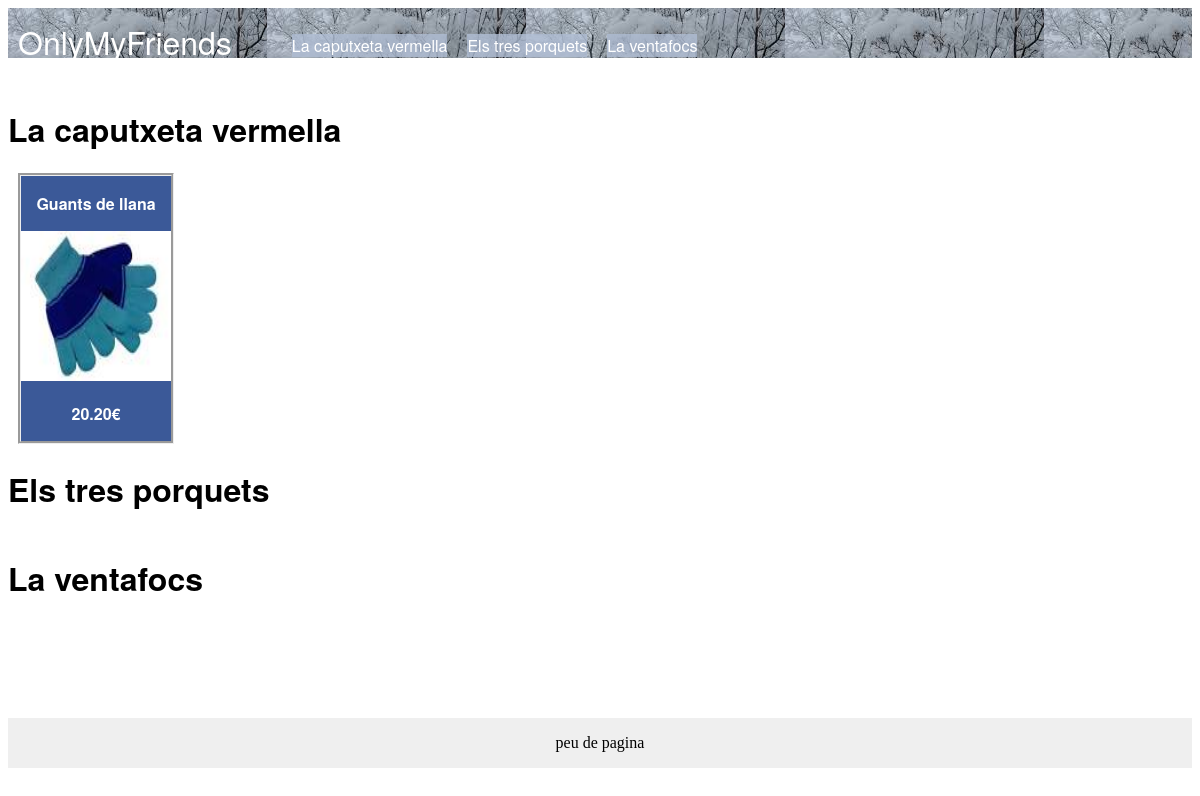
Before: / with the older database file.
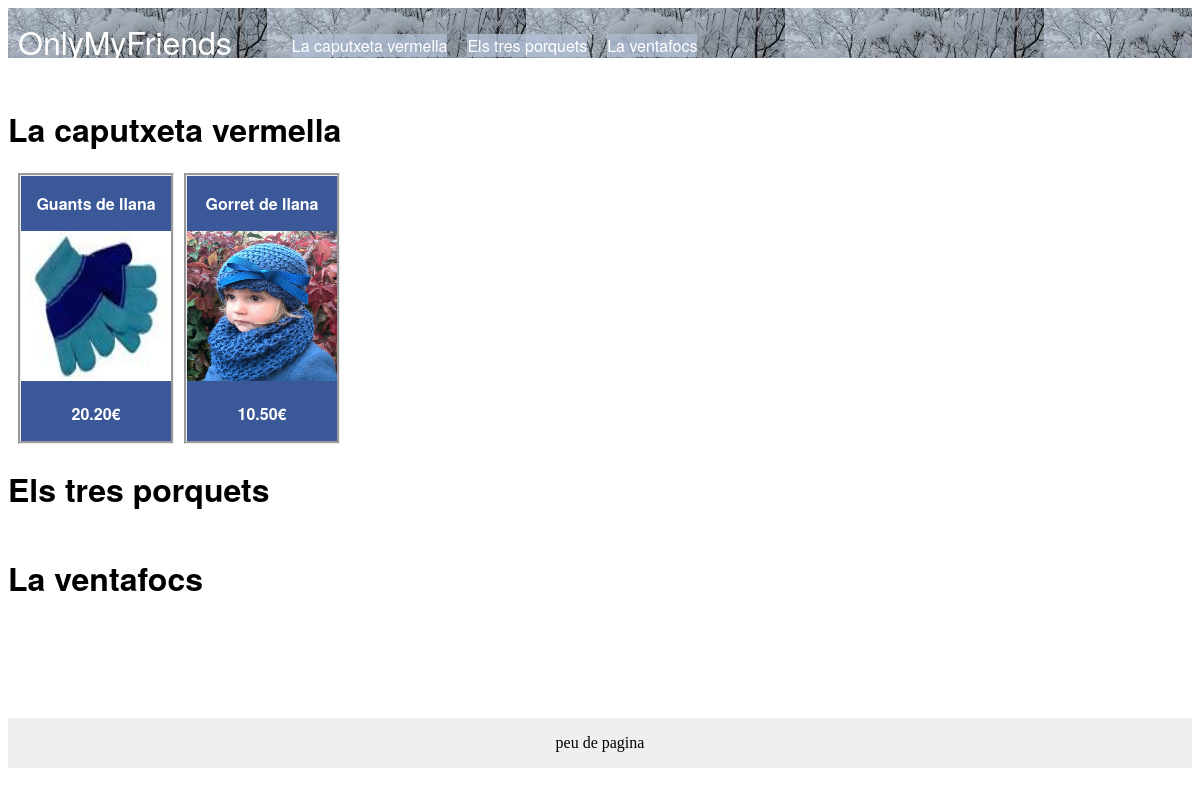
After: the same page with the newer database file.
### shop/models.py (models this page shows, shortened)
class Category(models.Model):
    category_father = models.ForeignKey('self', null=True, blank=True, default = None)
    video = models.ForeignKey(Video, null=True, blank=True, default = None)
    name = models.CharField(max_length=150)
    img = models.ImageField(upload_to='/uploads/images/categories/<category_id>/', blank=True, null=True)

class Product(models.Model):
    STATUS_CHOICES = [('active', 'active'), ('inactive', 'inactive')]
    OPTIONS_PUB = [('published', 'published'), ('no published', 'no published')]
    SIZE_OPTIONS = [('XS','XS'),('S','S'),('M','M'),('L','L'),('XL','XL'),('XXL','XXL')]
    featured = models.BooleanField(default=True)
    published = models.CharField(max_length=50, choices = OPTIONS_PUB, default='published')
    name = models.CharField(max_length=200)
    description = models.TextField()
    price = models.DecimalField(max_digits=6, decimal_places=2)
    color = models.CharField(max_length=50)
    size = models.CharField(max_length = 10, choices = SIZE_OPTIONS)
    status = models.CharField(max_length=50, choices=STATUS_CHOICES)
    category = models.ForeignKey(Category)
    img = models.ImageField(upload_to='images/products/', blank=True, null=True)
    pub_date = models.DateTimeField(auto_now_add=True, blank=True)

### shop/views.py (the view)
# urls.py: url(r'^$', views.index, name='index'),
def index(request):
    try:
        products = Product.objects.all().filter(featured=True, published='published')
        category = Category.objects.all()
    except:
        raise Http404('Cap producte Disponible')
    return render(request, 'products/index.html',{'products':products,'categories':category})

### templates/products/index.html
{% extends "layout.html" %}
{% block body %}
{% load staticfiles %}
	{% for category in categories %}
         <h1 class="">{{category.name}}</h1>
         <section id="containerCol">
         {% for product in products %}
                {% if product.category.name == category.name %}
                    <article class="products"><p>{{ product.name }}</p>{% if product.img %} <img src='{{ product.img.url }}' width="150px" height="150px" alt="imatge del producte"/> {% endif %}
                        <p>{{product.price}}€</p>
                    </article>
                {% endif %}
            {% endfor %}
        </section>
	{% endfor %}
{% endblock %}

### templates/layout.html (shortened to what this page needs)
<!DOCTYPE html>
<html>
<head>
{% load staticfiles %}
<link rel="stylesheet" type="text/css" href="{% static "css/layout.css" %}">
</head>
<header>
	{% block header %}
        <div id="title"><a href="/">OnlyMyFriends</a></div>
		<div id="navlist">
		<ul>
		{% for category in categories %}
			<li> <a href="/shop/category/{{category.pk}}">{{category.name}}</a></li>
		{% endfor %}
		</ul>
	</div>
	{% endblock %}
</header>
<body>
	<div id="main">
		{% block body %}
		{% endblock %}
	</div>
</body>
<footer>
	{% block footer%}
		peu de pagina
	{% endblock %}
</footer>
</html>

### shop/static/css/layout.css (style rules this page uses)
#title { color:white; font-size:2em; display:block; float:left; padding:10px; font-family: "Helvetica Neue", Arial, sans-serif; }
#title a { text-decoration: none; color:white; }
#navlist { border: 0; margin: 0; display:block; padding: 0; float:left; list-style-type: none; }
#navlist li { display: inline; font-size:1em; float: left; text-align: center; padding: 10px; margin: 0; font-family: "Helvetica Neue", Arial, sans-serif; }
#navlist li a { border-right: none; padding: 0; color:white; background-color:rgba(175, 189, 212,0.8); text-decoration: none; display: block; text-align: center; font-family: "Helvetica Neue", Arial, sans-serif; -webkit-transition:0.2s; -transition:0.2s; -moz-transition:0.2s; }
#main { margin-top:3em; display:block; min-width:80%; padding-bottom: 6rem; min-height: 100%; font-family: "Helvetica Neue", Arial, sans-serif; }
#containerCol { display:flex; width:100%; flex-direction:columns; flex-wrap:wrap; justify-content:flex-start; }
#containerCol .products { color:white; font-weight:bold; border-style:groove; list-style-type: none; font:font-family: "Helvetica Neue", Arial, sans-serif; font-size:1em; text-align:center; display:block; width:150px; height:auto; -webkit-transition:0.2s; margin-left:10px; -moz-transition:0.2s; -transition:0.2s; background-color:rgb(59, 89, 152); }
header { display:block; position:relative; width:100%; background:url('../uploads/images/layout/header.jpg'); height:50px; }
footer { position:relative; right: 0; bottom: 0; left: 0; padding: 1rem; background-color: #efefef; text-align: center; }

Changed rows visible on the page:
added Product: name "Gorret de llana", img (picture), price "10.50", shown under Category "La caputxeta vermella"
